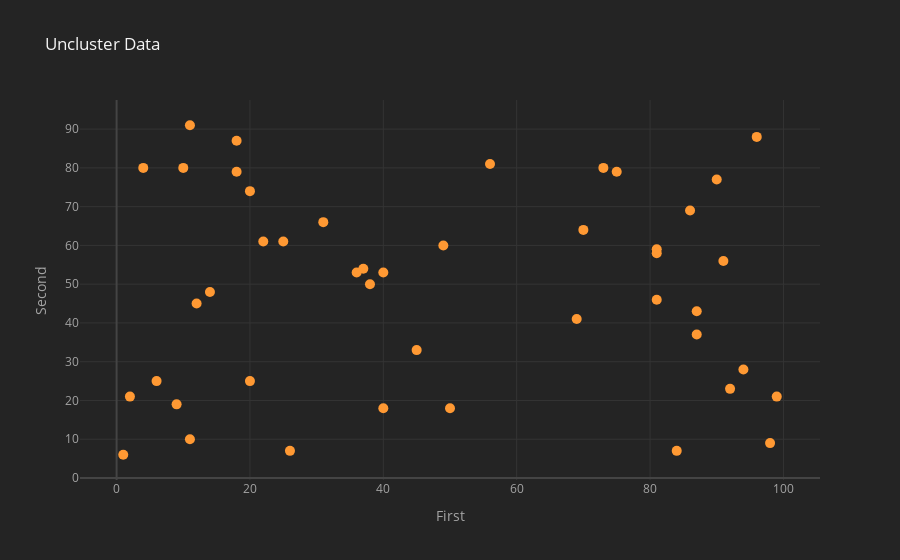

Here is the notebook cell this chart was saved with:
### Code cell
import cufflinks as cs
import plotly as py
from plotly.offline import download_plotlyjs, init_notebook_mode, plot, iplot
py.offline.init_notebook_mode(connected = True)
cs.go_offline()
data.iplot( x= 'First', y = 'Second', title = 'Uncluster Data', mode = 'markers', size = 10, xTitle = 'First', yTitle = 'Second')

### Figure 1 — Plotly figure (JSON) as saved in the notebook; plotly's stock layout.template omitted (floating-point values rounded to 4 significant figures)
{"data": [{"line": {"color": "rgba(255, 153, 51, 1.0)", "dash": "solid", "shape": "linear", "width": 1.3}, "marker": {"size": 10, "symbol": "circle"}, "mode": "markers", "name": "Second", "text": "", "type": "scatter", "x": [18, 2, 50, 87, 75, 12, 38, 49, 40, 84, 92, 70, 1, 94, 37, 56, 11, 96, 22, 6, 20, 11, 98, 25, 20, 90, 91, 86, 45, 40, 36, 73, 87, 69, 31, 18, 9, 10, 4, 99, 14, 26, 81, 81, 81], "y": [87, 21, 18, 37, 79, 45, 50, 60, 18, 7, 23, 64, 6, 28, 54, 81, 91, 88, 61, 25, 25, 10, 9, 61, 74, 77, 56, 69, 33, 53, 53, 80, 43, 41, 66, 79, 19, 80, 80, 21, 48, 7, 58, 59, 46]}], "layout": {"autosize": true, "legend": {"bgcolor": "#242424", "font": {"color": "#F4F4F4"}}, "paper_bgcolor": "#242424", "plot_bgcolor": "#242424", "title": {"font": {"color": "#F4F4F4"}, "text": "Uncluster Data"}, "xaxis": {"autorange": true, "gridcolor": "#343434", "range": [-5.061, 105.1], "showgrid": true, "tickfont": {"color": "#A4A4A4"}, "title": {"font": {"color": "#A4A4A4"}, "text": "First"}, "type": "linear", "zerolinecolor": "#444444"}, "yaxis": {"autorange": true, "gridcolor": "#343434", "range": [-2.671, 99.67], "showgrid": true, "tickfont": {"color": "#A4A4A4"}, "title": {"font": {"color": "#A4A4A4"}, "text": "Second"}, "type": "linear", "zerolinecolor": "#444444"}}}
